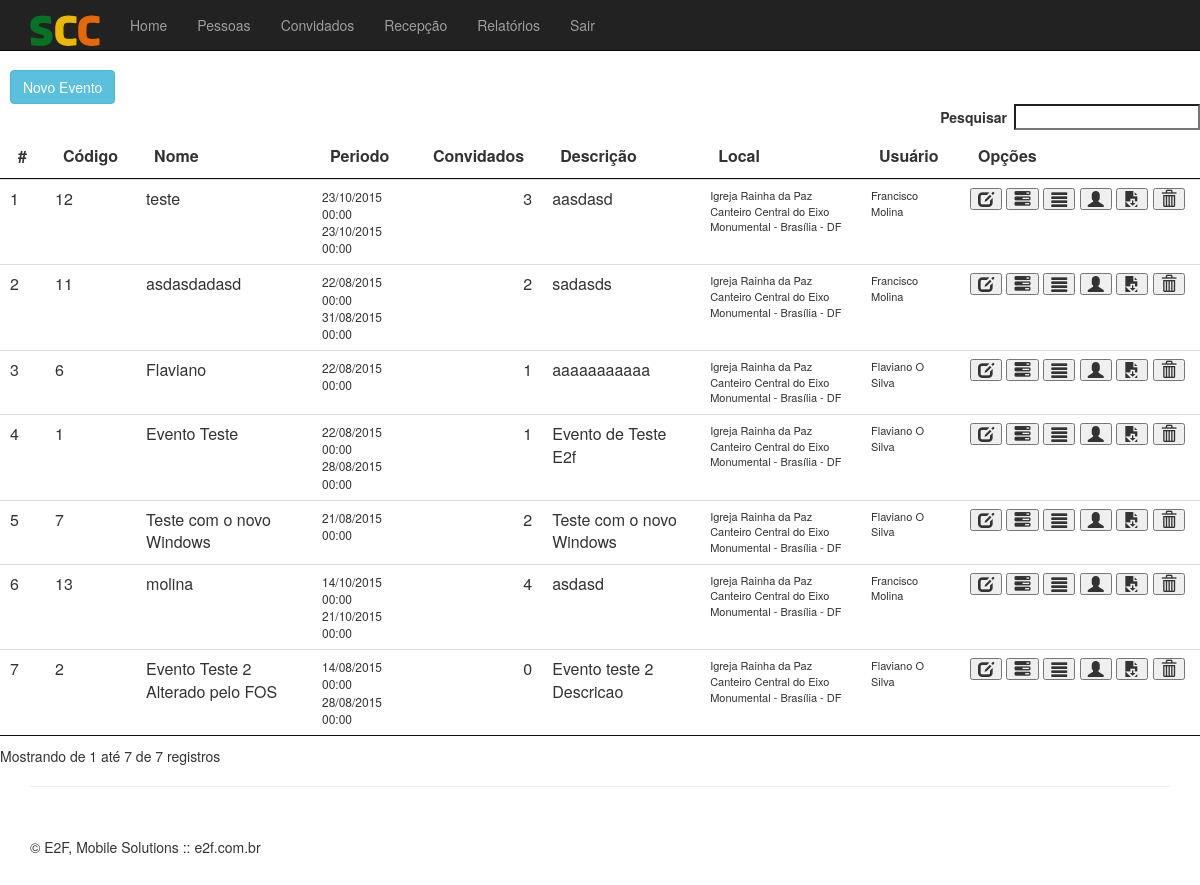
The app's page /index.php?pg=13 (signed in), older data.
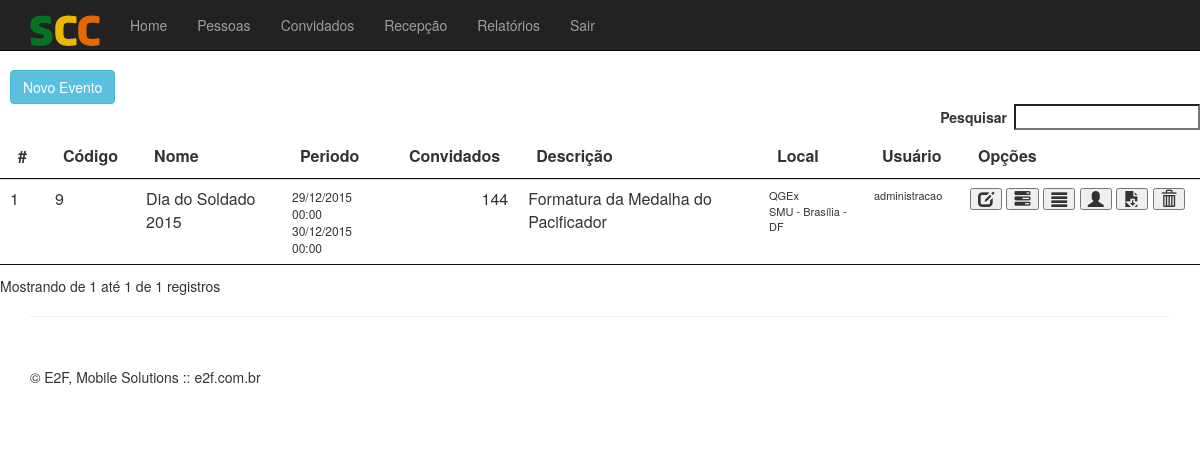
The same page, newer data.
### tables this page shows
CREATE TABLE IF NOT EXISTS `evento` (
  `id` int(11) NOT NULL AUTO_INCREMENT,
  `nome` varchar(100) NOT NULL,
  `data_inicio` datetime NOT NULL,
  `data_fim` datetime DEFAULT NULL,
  `descricao` varchar(150) DEFAULT NULL,
  `local_id` int(11) NOT NULL,
  `usuario_cadastro_id` int(11) NOT NULL,
  `ativo` tinyint(1) NOT NULL DEFAULT '1',
  PRIMARY KEY (`id`),
  KEY `fk_evento_local1_idx` (`local_id`),
  KEY `fk_evento_usuario1_idx` (`usuario_cadastro_id`)
);

CREATE TABLE IF NOT EXISTS `usuario` (
  `id` int(11) NOT NULL AUTO_INCREMENT,
  `nome` varchar(60) NOT NULL,
  `email` varchar(100) NOT NULL,
  `senha` varchar(32) NOT NULL,
  `ativo` tinyint(1) NOT NULL DEFAULT '1',
  `data_cadastro` datetime NOT NULL,
  `perfil` enum('0','1','2') DEFAULT NULL,
  PRIMARY KEY (`id`),
  UNIQUE KEY `email_UNIQUE` (`email`)
);

### evento/listar-evento.php (the view, shortened to what this page needs)
<div class="row row-offcanvas row-offcanvas-right">
	<div class="row">
		<div class="table-responsive">
			<button type="button" class="btn btn-info" style="margin-left: 10px" onclick="location.href='index.php?pg=14'">
				Novo Evento
			</button>
			<table class="table table-hover" id="example">
				<thead>
					<tr>
						<th>#</th>
						<th>C&oacute;digo</th>
						<th>Nome</th>
						<th>Periodo</th>
						<th>Convidados</th>
						<th>Descrição</th>
						<th>Local</th>
						<th>Usuário</th>
						<th width="190px">Op&ccedil;&otilde;es</th>
					</tr>
				</thead>
				<tbody id="myTable">
					<?php
					require_once 'conexao/conn.php';
					$sql = "select e.id, e.nome, date_format(e.data_inicio,'%d/%m/%Y %H:%i') as data_inicio,
							date_format(e.data_fim,'%d/%m/%Y %H:%i') as data_fim,
							e.descricao, (select count(*) from convidado where evento_id = e.id) as total,
					        concat(l.nome,'<br>' ,l.endereco,' - ',c.nome,' - ',u.sigla) as nome_local,
					        us.nome as nome_usuario
							from evento e, local l, cidade c, uf u, usuario us
							where e.ativo = 1
				            and   e.local_id = l.id
							and   l.cidade_id = c.id
							and   u.id = c.uf_id
							and   us.id = e.usuario_cadastro_id
							order by data_inicio desc";
					$rs = mysqli_query($conexao, $sql);
					$num = 0;
					while ($linha = mysqli_fetch_array($rs)) {
			           	 $num++;
			           	 ?>
					<tr>
						<td><?php echo $num?></td>
						<td><?php echo $linha['id']?></td>
						<td><?php echo $linha['nome']?></td>
						<td style="font-size: 12px"><?php echo $linha['data_inicio']."<br/>".$linha['data_fim']?></td>
						<td align="right"><?php echo $linha['total']?></td>
						<td><?php echo $linha['descricao']?></td>
						<td style="font-size: 11px"><?php echo $linha['nome_local']?></td>
						<td style="font-size: 11px"><?php echo $linha['nome_usuario']?></td>
						<td width="20%">
							<button onclick="location.href='index.php?pg=14&acao=a&id=<?php echo $linha['id']?>'">
								<span class="glyphicon glyphicon-edit" title="Editar"></span>
							</button>
							<button onclick="location.href='index.php?pg=17&acao=a&id=<?php echo $linha['id']?>'">
								<span class="glyphicon glyphicon-tasks" title="Pr&eacute; Nominata"></span>
							</button>
							<button onclick="location.href='index.php?pg=18&acao=a&id=<?php echo $linha['id']?>'">
								<span class="glyphicon glyphicon-align-justify" title="Nominata"></span>
							</button>
							<button onclick="location.href='index.php?pg=19&acao=a&id=<?php echo $linha['id']?>'">
								<span class="glyphicon glyphicon-user" title="Convidados"></span>
							</button>
							<button onclick="chamaRelatorio(<?php echo $linha['id']?>);">
								<span class="glyphicon glyphicon-save-file" title="Exportar para PDF"></span>
							</button>
							<button onclick="excluir(<?php echo $linha['id']?>)">
									<span class="glyphicon glyphicon-trash" title="Excluir"></span>
							</button>
						</td>
					</tr>
					<?php
			          	}
			          	?>
				</tbody>
			</table>
		</div>
	</div>
</div>

### header.php (shortened to what this page needs)
<html>
<head>
<link href="css/bootstrap.min.css" rel="stylesheet" />
<link href="css/offcanvas.css" rel="stylesheet" />
<link href="css/jquery.dataTables.min.css" rel="stylesheet" />
</head>

### menu.php (shortened to what this page needs)
<div class="navbar navbar-fixed-top navbar-inverse" role="navigation">
	<div class="container">
		<div class="navbar-header">
		<a class="navbar-brand" href="index.php">
			<img src="img/icone_scc.fw.png" alt="Sistema de Controle de Cerimonial" align="top">
		</a>
		</div>
		<?php
			$perfil = $_SESSION['perfil'];
			switch ($perfil) {
		?>
		<?php   break;
				case 1:		?>
				<div class="collapse navbar-collapse">
				<ul class="nav navbar-nav">
				<li><a href="#">Home</a></li>
				<li><a href="index.php?pg=10">Pessoas</a></li>
				<li><a href="index.php?pg=15">Convidados</a></li>
				<li><a href="index.php?pg=20">Recep&ccedil;&atilde;o</a></li>
				<li><a href="index.php?pg=31">Relatórios</a></li>
				<li><a href="sair.php">Sair</a></li>
				</ul>
				</div>
		<?php   break;
				case 2: ?>
		<?php
			}
		?>
	</div>
</div>
<div class="container">

### index.php (shortened to what this page needs)
<?php
include_once 'header.php';
include_once 'menu.php';
if(isset($_REQUEST['pg'])) {
	switch ($_REQUEST['pg']) {
		case 13:
			include 'evento/listar-evento.php';
			break;
	}
} else {
	include redirecionaPaginaPerfil();
}
?>
<?php include_once 'footer.php';
?>

### footer.php (shortened to what this page needs)
    <hr>
    <footer>
        <p>&copy; E2F, Mobile Solutions :: e2f.com.br</p>
    </footer>
  </body>
</html>

### css/offcanvas.css (style rules this page uses)
html, body { overflow-x: hidden; }
footer { padding: 30px 0; }

Row changes from the older to the newer data that the page shows:
removed evento: id "12", nome "teste", data_inicio "23/10/2015 00:00", data_fim "23/10/2015 00:00", total "3", descricao "aasdasd", nome_local "Igreja Rainha da Paz Canteiro Central do Eixo Monumental - Brasília - DF", usuario_cadastro.nome "Francisco Molina"
removed evento: id "11", nome "asdasdadasd", data_inicio "22/08/2015 00:00", data_fim "31/08/2015 00:00", total "2", descricao "sadasds", nome_local "Igreja Rainha da Paz Canteiro Central do Eixo Monumental - Brasília - DF", usuario_cadastro.nome "Francisco Molina"
removed evento: id "6", nome "Flaviano", data_inicio "22/08/2015 00:00", total "1", descricao "aaaaaaaaaaa", nome_local "Igreja Rainha da Paz Canteiro Central do Eixo Monumental - Brasília - DF", usuario_cadastro.nome "Flaviano O Silva"
removed evento: id "1", nome "Evento Teste", data_inicio "22/08/2015 00:00", data_fim "28/08/2015 00:00", total "1", descricao "Evento de Teste E2f", nome_local "Igreja Rainha da Paz Canteiro Central do Eixo Monumental - Brasília - DF", usuario_cadastro.nome "Flaviano O Silva"
removed evento: id "7", nome "Teste com o novo Windows", data_inicio "21/08/2015 00:00", total "2", descricao "Teste com o novo Windows", nome_local "Igreja Rainha da Paz Canteiro Central do Eixo Monumental - Brasília - DF", usuario_cadastro.nome "Flaviano O Silva"
removed evento: id "13", nome "molina", data_inicio "14/10/2015 00:00", data_fim "21/10/2015 00:00", total "4", descricao "asdasd", nome_local "Igreja Rainha da Paz Canteiro Central do Eixo Monumental - Brasília - DF", usuario_cadastro.nome "Francisco Molina"
removed evento: id "2", nome "Evento Teste 2 Alterado pelo FOS", data_inicio "14/08/2015 00:00", data_fim "28/08/2015 00:00", total "0", descricao "Evento teste 2 Descricao", nome_local "Igreja Rainha da Paz Canteiro Central do Eixo Monumental - Brasília - DF", usuario_cadastro.nome "Flaviano O Silva"
added evento: id "9", nome "Dia do Soldado 2015", data_inicio "29/12/2015 00:00", data_fim "30/12/2015 00:00", total "144", descricao "Formatura da Medalha do Pacificador", nome_local "QGEx SMU - Brasília - DF", usuario_cadastro.nome "administracao"
Text that changed along with them:
text written by a page script: "Pesquisar Mostrando de 1 até 7 de 7 registros" → "Pesquisar Mostrando de 1 até 1 de 1 registros"
